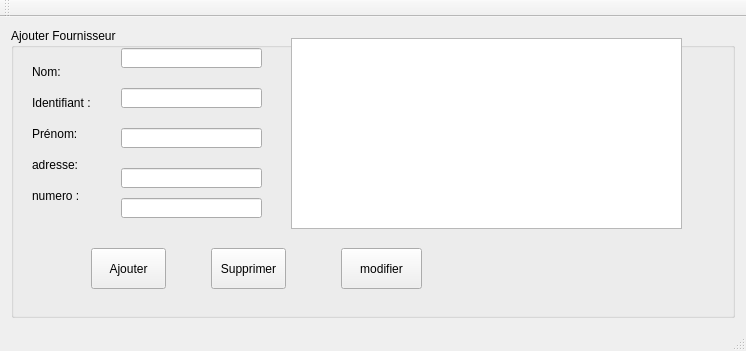
<?xml version="1.0" encoding="UTF-8"?>
<ui version="4.0">
 <class>MainWindow</class>
 <widget class="QMainWindow" name="MainWindow">
  <property name="geometry">
   <rect>
    <x>0</x>
    <y>0</y>
    <width>746</width>
    <height>351</height>
   </rect>
  </property>
  <property name="windowTitle">
   <string>Gestion des Clients</string>
  </property>
  <widget class="QWidget" name="centralWidget">
   <layout class="QVBoxLayout" name="verticalLayout_2">
    <item>
     <widget class="QGroupBox" name="groupBox">
      <property name="styleSheet">
       <string notr="true">font: 75 italic 10pt &quot;MS Sans Serif&quot;;</string>
      </property>
      <property name="title">
       <string>Ajouter Fournisseur</string>
      </property>
      <widget class="QLineEdit" name="lineEdit">
       <property name="geometry">
        <rect>
         <x>110</x>
         <y>20</y>
         <width>141</width>
         <height>20</height>
        </rect>
       </property>
      </widget>
      <widget class="QLineEdit" name="lineEdit_2">
       <property name="geometry">
        <rect>
         <x>110</x>
         <y>100</y>
         <width>141</width>
         <height>20</height>
        </rect>
       </property>
      </widget>
      <widget class="QLineEdit" name="lineEdit_3">
       <property name="geometry">
        <rect>
         <x>110</x>
         <y>170</y>
         <width>141</width>
         <height>20</height>
        </rect>
       </property>
      </widget>
      <widget class="QLineEdit" name="lineEdit_4">
       <property name="geometry">
        <rect>
         <x>110</x>
         <y>140</y>
         <width>141</width>
         <height>20</height>
        </rect>
       </property>
      </widget>
      <widget class="QLineEdit" name="lineEdit_5">
       <property name="geometry">
        <rect>
         <x>110</x>
         <y>60</y>
         <width>141</width>
         <height>20</height>
        </rect>
       </property>
      </widget>
      <widget class="QPushButton" name="pushButton_2">
       <property name="geometry">
        <rect>
         <x>200</x>
         <y>220</y>
         <width>75</width>
         <height>41</height>
        </rect>
       </property>
       <property name="text">
        <string>Supprimer</string>
       </property>
      </widget>
      <widget class="QTableView" name="tableau">
       <property name="geometry">
        <rect>
         <x>280</x>
         <y>10</y>
         <width>391</width>
         <height>191</height>
        </rect>
       </property>
      </widget>
      <widget class="QPushButton" name="pushButton_3">
       <property name="geometry">
        <rect>
         <x>330</x>
         <y>220</y>
         <width>81</width>
         <height>41</height>
        </rect>
       </property>
       <property name="text">
        <string>modifier</string>
       </property>
      </widget>
      <widget class="QPushButton" name="pushButton">
       <property name="geometry">
        <rect>
         <x>80</x>
         <y>220</y>
         <width>75</width>
         <height>41</height>
        </rect>
       </property>
       <property name="text">
        <string>Ajouter</string>
       </property>
      </widget>
      <widget class="QWidget" name="">
       <property name="geometry">
        <rect>
         <x>10</x>
         <y>20</y>
         <width>100</width>
         <height>171</height>
        </rect>
       </property>
       <layout class="QVBoxLayout" name="verticalLayout">
        <item>
         <widget class="QLabel" name="label">
          <property name="text">
           <string>Nom:</string>
          </property>
         </widget>
        </item>
        <item>
         <widget class="QLabel" name="label_5">
          <property name="text">
           <string>Identifiant :</string>
          </property>
         </widget>
        </item>
        <item>
         <widget class="QLabel" name="label_2">
          <property name="text">
           <string>Prénom:</string>
          </property>
         </widget>
        </item>
        <item>
         <widget class="QLabel" name="label_4">
          <property name="text">
           <string>adresse:</string>
          </property>
         </widget>
        </item>
        <item>
         <widget class="QLabel" name="label_3">
          <property name="text">
           <string>numero :</string>
          </property>
         </widget>
        </item>
       </layout>
      </widget>
     </widget>
    </item>
   </layout>
  </widget>
  <widget class="QMenuBar" name="menuBar">
   <property name="geometry">
    <rect>
     <x>0</x>
     <y>0</y>
     <width>746</width>
     <height>22</height>
    </rect>
   </property>
  </widget>
  <widget class="QToolBar" name="mainToolBar">
   <attribute name="toolBarArea">
    <enum>TopToolBarArea</enum>
   </attribute>
   <attribute name="toolBarBreak">
    <bool>false</bool>
   </attribute>
  </widget>
  <widget class="QStatusBar" name="statusBar"/>
 </widget>
 <layoutdefault spacing="6" margin="11"/>
 <resources/>
 <connections/>
</ui>
